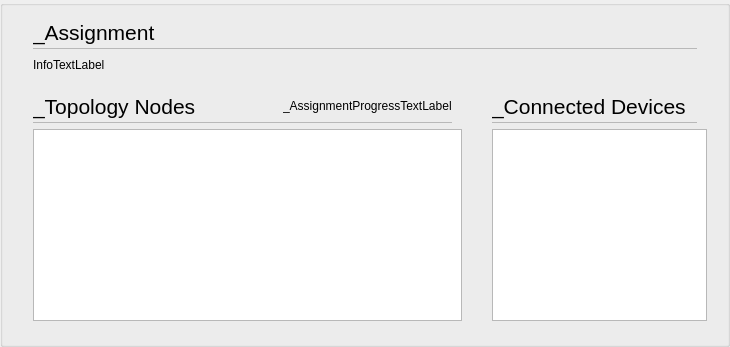
    <widget class="stw::opensyde_gui_elements::C_OgeGbx" name="pc_GroupBoxAssignment">
     <layout class="QVBoxLayout" name="verticalLayout_18" stretch="0,0,0,1,0">
      <property name="leftMargin">
       <number>30</number>
      </property>
      <property name="rightMargin">
       <number>20</number>
      </property>
      <property name="bottomMargin">
       <number>13</number>
      </property>
      <item>
       <layout class="QVBoxLayout" name="verticalLayout_24">
        <property name="spacing">
         <number>0</number>
        </property>
        <property name="rightMargin">
         <number>10</number>
        </property>
        <item>
         <layout class="QHBoxLayout" name="horizontalLayout_33" stretch="0,1">
          <property name="spacing">
           <number>6</number>
          </property>
          <item>
           <widget class="stw::opensyde_gui_elements::C_OgeLabContextMenuBase" name="pc_LabelHeadingAssignment">
            <property name="styleRole" stdset="0">
             <string>heading-group-bold</string>
            </property>
            <property name="minimumSize">
             <size>
              <width>0</width>
              <height>30</height>
             </size>
            </property>
            <property name="maximumSize">
             <size>
              <width>16777215</width>
              <height>30</height>
             </size>
            </property>
            <property name="font">
             <font>
              <family>Segoe UI</family>
              <pointsize>16</pointsize>
             </font>
            </property>
            <property name="text">
             <string>_Assignment</string>
            </property>
           </widget>
          </item>
          <item>
           <spacer name="horizontalSpacer_19">
            <property name="orientation">
             <enum>Qt::Horizontal</enum>
            </property>
            <property name="sizeHint" stdset="0">
             <size>
              <width>40</width>
              <height>1</height>
             </size>
            </property>
           </spacer>
          </item>
         </layout>
        </item>
        <item>
         <layout class="QHBoxLayout" name="horizontalLayout_34" stretch="1">
          <property name="spacing">
           <number>0</number>
          </property>
          <property name="topMargin">
           <number>1</number>
          </property>
          <property name="bottomMargin">
           <number>0</number>
          </property>
          <item>
           <widget class="stw::opensyde_gui_elements::C_OgeFraSeparator" name="frame_10">
            <property name="minimumSize">
             <size>
              <width>0</width>
              <height>1</height>
             </size>
            </property>
            <property name="maximumSize">
             <size>
              <width>16777215</width>
              <height>1</height>
             </size>
            </property>
            <property name="frameShape">
             <enum>QFrame::StyledPanel</enum>
            </property>
            <property name="frameShadow">
             <enum>QFrame::Raised</enum>
            </property>
           </widget>
          </item>
         </layout>
        </item>
       </layout>
      </item>
      <item>
       <layout class="QHBoxLayout" name="horizontalLayout_17">
        <item>
         <widget class="stw::opensyde_gui_elements::C_OgeLabToolTipBase" name="pc_LabelAssignment">
          <property name="styleRole" stdset="0">
           <string>group-item</string>
          </property>
          <property name="text">
           <string>InfoTextLabel</string>
          </property>
         </widget>
        </item>
        <item>
         <spacer name="horizontalSpacer_12">
          <property name="orientation">
           <enum>Qt::Horizontal</enum>
          </property>
          <property name="sizeHint" stdset="0">
           <size>
            <width>40</width>
            <height>20</height>
           </size>
          </property>
         </spacer>
        </item>
       </layout>
      </item>
      <item>
       <spacer name="verticalSpacer_10">
        <property name="orientation">
         <enum>Qt::Vertical</enum>
        </property>
        <property name="sizeHint" stdset="0">
         <size>
          <width>10</width>
          <height>10</height>
         </size>
        </property>
       </spacer>
      </item>
      <item>
       <layout class="QHBoxLayout" name="horizontalLayout_18" stretch="2,1">
        <property name="spacing">
         <number>30</number>
        </property>
        <item>
         <layout class="QVBoxLayout" name="verticalLayout_25" stretch="0,1">
          <property name="spacing">
           <number>6</number>
          </property>
          <item>
           <layout class="QVBoxLayout" name="verticalLayout_26">
            <property name="spacing">
             <number>0</number>
            </property>
            <property name="rightMargin">
             <number>10</number>
            </property>
            <item>
             <layout class="QHBoxLayout" name="horizontalLayout_35" stretch="0,1,0">
              <property name="spacing">
               <number>6</number>
              </property>
              <item>
               <widget class="stw::opensyde_gui_elements::C_OgeLabContextMenuBase" name="pc_LabelHeadingTopologyNodesAssignment">
                <property name="styleRole" stdset="0">
                 <string>heading-group-bold</string>
                </property>
                <property name="minimumSize">
                 <size>
                  <width>0</width>
                  <height>30</height>
                 </size>
                </property>
                <property name="maximumSize">
                 <size>
                  <width>16777215</width>
                  <height>30</height>
                 </size>
                </property>
                <property name="font">
                 <font>
                  <family>Segoe UI</family>
                  <pointsize>16</pointsize>
                 </font>
                </property>
                <property name="text">
                 <string>_Topology Nodes</string>
                </property>
               </widget>
              </item>
              <item>
               <spacer name="horizontalSpacer_20">
                <property name="orientation">
                 <enum>Qt::Horizontal</enum>
                </property>
                <property name="sizeHint" stdset="0">
                 <size>
                  <width>40</width>
                  <height>1</height>
                 </size>
                </property>
               </spacer>
              </item>
              <item>
               <widget class="stw::opensyde_gui_elements::C_OgeLabToolTipBase" name="pc_LabelAssignmentProgress">
                <property name="styleRole" stdset="0">
                 <string>group-item</string>
                </property>
                <property name="text">
                 <string>_AssignmentProgressTextLabel</string>
                </property>
               </widget>
              </item>
             </layout>
            </item>
            <item>
             <layout class="QHBoxLayout" name="horizontalLayout_36" stretch="1">
              <property name="spacing">
               <number>0</number>
              </property>
              <property name="topMargin">
               <number>1</number>
              </property>
              <property name="bottomMargin">
               <number>0</number>
              </property>
              <item>
               <widget class="stw::opensyde_gui_elements::C_OgeFraSeparator" name="frame_11">
                <property name="minimumSize">
                 <size>
                  <width>0</width>
                  <height>1</height>
                 </size>
                </property>
                <property name="maximumSize">
                 <size>
                  <width>16777215</width>
                  <height>1</height>
                 </size>
                </property>
                <property name="frameShape">
                 <enum>QFrame::StyledPanel</enum>
                </property>
                <property name="frameShadow">
                 <enum>QFrame::Raised</enum>
                </property>
               </widget>
              </item>
             </layout>
            </item>
           </layout>
          </item>
          <item>
           <widget class="stw::opensyde_gui::C_SyvDcExistingNodeList" name="pc_ListWidgetExistingNodesAssignment"/>
          </item>
         </layout>
        </item>
        <item>
         <layout class="QVBoxLayout" name="verticalLayout_28" stretch="0,0">
          <property name="spacing">
           <number>6</number>
          </property>
          <item>
           <layout class="QVBoxLayout" name="verticalLayout_29">
            <property name="spacing">
             <number>0</number>
            </property>
            <property name="rightMargin">
             <number>10</number>
            </property>
            <item>
             <layout class="QHBoxLayout" name="horizontalLayout_37" stretch="0,1">
              <property name="spacing">
               <number>6</number>
              </property>
              <item>
               <widget class="stw::opensyde_gui_elements::C_OgeLabContextMenuBase" name="pc_LabelHeadingFoundDevicesAssignment">
                <property name="styleRole" stdset="0">
                 <string>heading-group-bold</string>
                </property>
                <property name="minimumSize">
                 <size>
                  <width>0</width>
                  <height>30</height>
                 </size>
                </property>
                <property name="maximumSize">
                 <size>
                  <width>16777215</width>
                  <height>30</height>
                 </size>
                </property>
                <property name="font">
                 <font>
                  <family>Segoe UI</family>
                  <pointsize>16</pointsize>
                 </font>
                </property>
                <property name="text">
                 <string>_Connected Devices</string>
                </property>
               </widget>
              </item>
              <item>
               <spacer name="horizontalSpacer_21">
                <property name="orientation">
                 <enum>Qt::Horizontal</enum>
                </property>
                <property name="sizeHint" stdset="0">
                 <size>
                  <width>40</width>
                  <height>1</height>
                 </size>
                </property>
               </spacer>
              </item>
             </layout>
            </item>
            <item>
             <layout class="QHBoxLayout" name="horizontalLayout_38" stretch="1">
              <property name="spacing">
               <number>0</number>
              </property>
              <property name="topMargin">
               <number>1</number>
              </property>
              <property name="bottomMargin">
               <number>0</number>
              </property>
              <item>
               <widget class="stw::opensyde_gui_elements::C_OgeFraSeparator" name="frame_12">
                <property name="minimumSize">
                 <size>
                  <width>0</width>
                  <height>1</height>
                 </size>
                </property>
                <property name="maximumSize">
                 <size>
                  <width>16777215</width>
                  <height>1</height>
                 </size>
                </property>
                <property name="frameShape">
                 <enum>QFrame::StyledPanel</enum>
                </property>
                <property name="frameShadow">
                 <enum>QFrame::Raised</enum>
                </property>
               </widget>
              </item>
             </layout>
            </item>
           </layout>
          </item>
          <item>
           <widget class="stw::opensyde_gui::C_SyvDcConnectedNodeList" name="pc_ListWidgetConnectedNodesAssignment"/>
          </item>
         </layout>
        </item>
       </layout>
      </item>
      <item>
       <spacer name="verticalSpacer_4">
        <property name="orientation">
         <enum>Qt::Vertical</enum>
        </property>
        <property name="sizeHint" stdset="0">
         <size>
          <width>1</width>
          <height>10</height>
         </size>
        </property>
       </spacer>
      </item>
     </layout>
    </widget>
